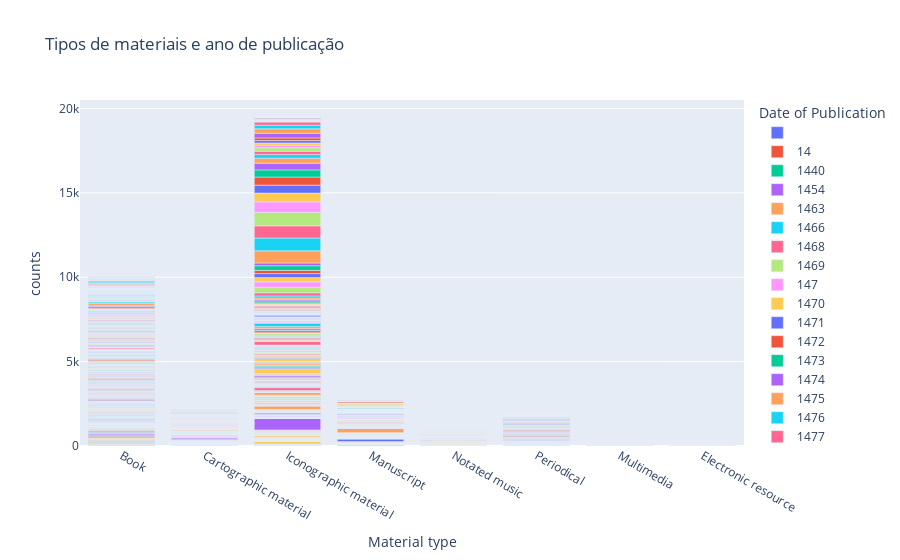

Notebook cell for this chart:
### Code cell
# criar gráfico de barras com os dados de tipos de materiais e ano de publicação
fig2 = px.bar(df_material_ano, x='Material type', y='counts', color='Date of Publication', title='Tipos de materiais e ano de publicação')
fig2.show()
